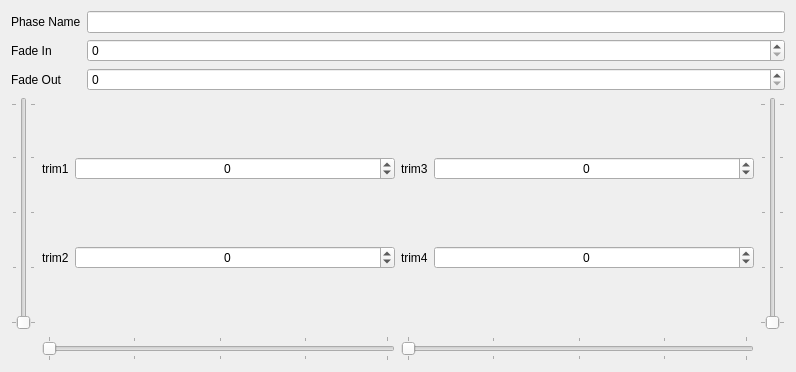
           <widget class="QWidget" name="phase0">
            <property name="geometry">
             <rect>
              <x>0</x>
              <y>0</y>
              <width>796</width>
              <height>372</height>
             </rect>
            </property>
            <attribute name="label">
             <string>Flight Phase 0 (default)</string>
            </attribute>
            <layout class="QVBoxLayout" name="verticalLayout_4a">
             <item>
              <layout class="QGridLayout" name="gridLayout_11a">
               <item row="0" column="2">
                <widget class="QLineEdit" name="phase0Name">
                 <property name="maxLength">
                  <number>6</number>
                 </property>
                </widget>
               </item>
               <item row="0" column="0">
                <widget class="QLabel" name="label_37c">
                 <property name="text">
                  <string>Phase Name</string>
                 </property>
                </widget>
               </item>
               <item row="1" column="0">
                <widget class="QLabel" name="label_38c">
                 <property name="text">
                  <string>Fade In</string>
                 </property>
                </widget>
               </item>
               <item row="2" column="0">
                <widget class="QLabel" name="label_39c">
                 <property name="text">
                  <string>Fade Out</string>
                 </property>
                </widget>
               </item>
               <item row="1" column="2">
                <widget class="QSpinBox" name="phase0FadeIn">
                 <property name="minimum">
                  <number>0</number>
                 </property>
                 <property name="maximum">
                  <number>15</number>
                 </property>
                </widget>
               </item>
               <item row="2" column="2">
                <widget class="QSpinBox" name="phase0FadeOut">
                 <property name="minimum">
                  <number>0</number>
                 </property>
                 <property name="maximum">
                  <number>15</number>
                 </property>
                </widget>
               </item>
              </layout>
             </item>
             <item>
              <layout class="QGridLayout" name="gridLayout_12c">
               <item row="0" column="0">
                <widget class="QSlider" name="phase0Trim1Slider">
                 <property name="orientation">
                  <enum>Qt::Vertical</enum>
                 </property>
                 <property name="tickPosition">
                  <enum>QSlider::TicksBothSides</enum>
                 </property>
                 <property name="tickInterval">
                  <number>25</number>
                 </property>
                </widget>
               </item>
               <item row="0" column="3">
                <widget class="QSlider" name="phase0Trim3Slider">
                 <property name="orientation">
                  <enum>Qt::Vertical</enum>
                 </property>
                 <property name="invertedAppearance">
                  <bool>false</bool>
                 </property>
                 <property name="invertedControls">
                  <bool>false</bool>
                 </property>
                 <property name="tickPosition">
                  <enum>QSlider::TicksBothSides</enum>
                 </property>
                 <property name="tickInterval">
                  <number>25</number>
                 </property>
                </widget>
               </item>
               <item row="2" column="2">
                <widget class="QSlider" name="phase0Trim4Slider">
                 <property name="orientation">
                  <enum>Qt::Horizontal</enum>
                 </property>
                 <property name="tickPosition">
                  <enum>QSlider::TicksBothSides</enum>
                 </property>
                 <property name="tickInterval">
                  <number>25</number>
                 </property>
                </widget>
               </item>
               <item row="2" column="1">
                <widget class="QSlider" name="phase0Trim2Slider">
                 <property name="orientation">
                  <enum>Qt::Horizontal</enum>
                 </property>
                 <property name="tickPosition">
                  <enum>QSlider::TicksBothSides</enum>
                 </property>
                 <property name="tickInterval">
                  <number>25</number>
                 </property>
                </widget>
               </item>
               <item row="0" column="1">
                <layout class="QGridLayout" name="gridLayout_14c">
                 <item row="1" column="0">
                  <widget class="QLabel" name="phase0Trim2Label">
                   <property name="text">
                    <string>trim2</string>
                   </property>
                  </widget>
                 </item>
                 <item row="1" column="1">
                  <widget class="QSpinBox" name="phase0Trim2">
                   <property name="sizePolicy">
                    <sizepolicy hsizetype="Minimum" vsizetype="Fixed">
                     <horstretch>1</horstretch>
                     <verstretch>0</verstretch>
                    </sizepolicy>
                   </property>
                   <property name="alignment">
                    <set>Qt::AlignCenter</set>
                   </property>
                   <property name="accelerated">
                    <bool>true</bool>
                   </property>
                   <property name="minimum">
                    <number>-896</number>
                   </property>
                   <property name="maximum">
                    <number>896</number>
                   </property>
                  </widget>
                 </item>
                 <item row="0" column="0">
                  <widget class="QLabel" name="phase0Trim1Label">
                   <property name="text">
                    <string>trim1</string>
                   </property>
                  </widget>
                 </item>
                 <item row="0" column="1">
                  <widget class="QSpinBox" name="phase0Trim1">
                   <property name="sizePolicy">
                    <sizepolicy hsizetype="Minimum" vsizetype="Fixed">
                     <horstretch>1</horstretch>
                     <verstretch>0</verstretch>
                    </sizepolicy>
                   </property>
                   <property name="alignment">
                    <set>Qt::AlignCenter</set>
                   </property>
                   <property name="accelerated">
                    <bool>true</bool>
                   </property>
                   <property name="minimum">
                    <number>-896</number>
                   </property>
                   <property name="maximum">
                    <number>896</number>
                   </property>
                  </widget>
                 </item>
                </layout>
               </item>
               <item row="0" column="2">
                <layout class="QGridLayout" name="gridLayout_15c">
                 <item row="1" column="0">
                  <widget class="QLabel" name="phase0Trim4Label">
                   <property name="text">
                    <string>trim4</string>
                   </property>
                  </widget>
                 </item>
                 <item row="1" column="1">
                  <widget class="QSpinBox" name="phase0Trim4">
                   <property name="sizePolicy">
                    <sizepolicy hsizetype="Minimum" vsizetype="Fixed">
                     <horstretch>1</horstretch>
                     <verstretch>0</verstretch>
                    </sizepolicy>
                   </property>
                   <property name="alignment">
                    <set>Qt::AlignCenter</set>
                   </property>
                   <property name="accelerated">
                    <bool>true</bool>
                   </property>
                   <property name="minimum">
                    <number>-896</number>
                   </property>
                   <property name="maximum">
                    <number>896</number>
                   </property>
                  </widget>
                 </item>
                 <item row="0" column="0">
                  <widget class="QLabel" name="phase0Trim3Label">
                   <property name="text">
                    <string>trim3</string>
                   </property>
                  </widget>
                 </item>
                 <item row="0" column="1">
                  <widget class="QSpinBox" name="phase0Trim3">
                   <property name="sizePolicy">
                    <sizepolicy hsizetype="Minimum" vsizetype="Fixed">
                     <horstretch>1</horstretch>
                     <verstretch>0</verstretch>
                    </sizepolicy>
                   </property>
                   <property name="alignment">
                    <set>Qt::AlignCenter</set>
                   </property>
                   <property name="accelerated">
                    <bool>true</bool>
                   </property>
                   <property name="minimum">
                    <number>-896</number>
                   </property>
                   <property name="maximum">
                    <number>896</number>
                   </property>
                  </widget>
                 </item>
                </layout>
               </item>
              </layout>
             </item>
            </layout>
           </widget>
